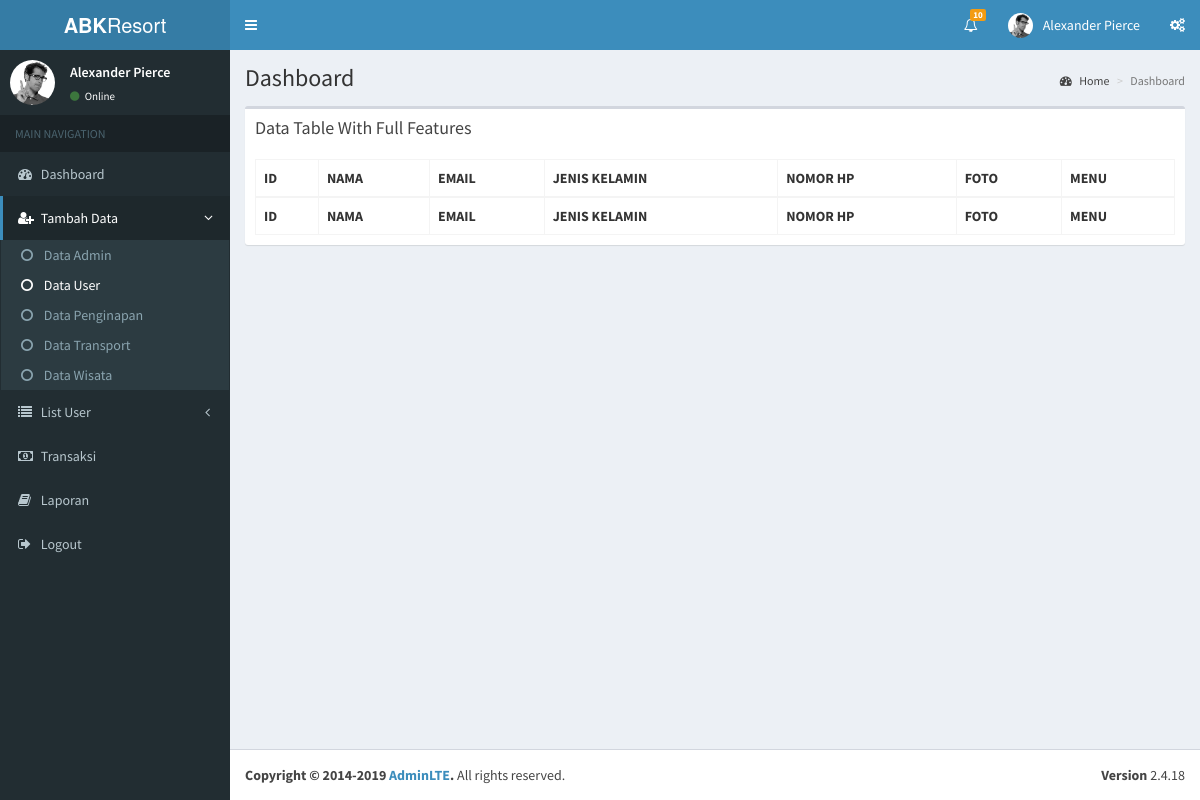
The app's page /index.php/superadmin/tambah_user, older data.
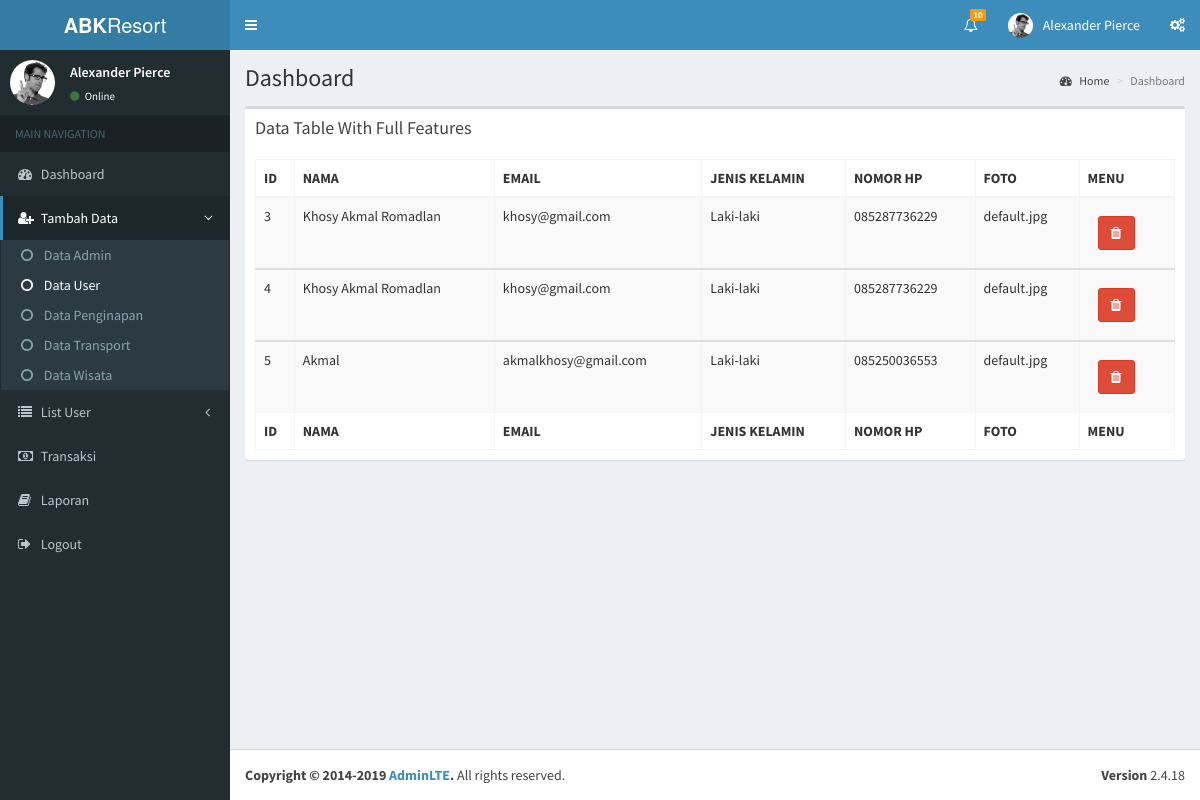
The same page, newer data.
### tables this page shows
CREATE TABLE `user` (
  `id_user` int(11) NOT NULL,
  `nama_lengkap` varchar(50) NOT NULL,
  `password` varchar(50) NOT NULL,
  `email` varchar(50) NOT NULL,
  `jenis_kelamin` enum('Laki-laki','Perempuan') NOT NULL,
  `nomor_hp` varchar(50) NOT NULL,
  `foto` varchar(255) NOT NULL DEFAULT 'default.jpg'
);

### application/controllers/Superadmin.php (called while the page is built, shortened)
<?php
class Superadmin extends CI_Controller{
    public function __construct(){
		$this->load->helper(array('form', 'url'));
		$this->load->library('form_validation');
		$this->load->model("Model_user");
    }
    public function tambah_user(){
        $data["user"] = $this->Model_user->getAll();
        $this->load->view('template_admin/header');
		$this->load->view('superadmin/sidebar');
		$this->load->view('superadmin/tambahuser', $data);
		$this->load->view('template_admin/footer');
    }
}

### index.php (called while the page is built, shortened)
<?php
require_once BASEPATH.'core/CodeIgniter.php';

### application/models/Model_user.php (called while the page is built, shortened)
<?php defined('BASEPATH') or exit('No direct script access allowed');
class Model_user extends CI_Model{
private $_table = "user";
    public function getAll()
    {
        return $this->db->get($this->_table)->result();
    }
}

### application/views/superadmin/tambahuser.php (the view)
<section class="content">
      <div class="row">
        <div class="col-xs-12">
          <div class="box">
            <div class="box-header">
              <h3 class="box-title">Data Table With Full Features</h3>
            </div>
            <div class="box-body">
              <table id="example1" class="table table-hover table-bordered table-striped">
                <thead>
                <tr>
                  <th>ID</th>
                  <th>NAMA</th>
                  <th>EMAIL</th>
                  <th>JENIS KELAMIN</th>
                  <th>NOMOR HP</th>
                  <th>FOTO</th>
                  <th>MENU</th>
                </tr>
                </thead>
                    <?php foreach ($user as $usr):?>
                <tbody>
                    <td><p><?=  $usr->id_user?></p></td>
                    <td><p><?=  $usr->nama_lengkap?></p></td>
                    <td><p><?=  $usr->email?></p></td>
                    <td><p><?=  $usr->jenis_kelamin?></p></td>
                    <td><p><?=  $usr->nomor_hp?></p></td>
                    <td><p><?=  $usr->foto?></p></td>
                    <td>
                        <?php  echo anchor('Superadmin/userDelete/'.$usr->id_user, '<button class="btn btn-danger margin" type="button"><span class="fa fa-trash"></span> </button>'); ?>
                    </td>
                </tbody>
                <?php endforeach ?>
                <tfoot>
                <tr>
                  <th>ID</th>
                  <th>NAMA</th>
                  <th>EMAIL</th>
                  <th>JENIS KELAMIN</th>
                  <th>NOMOR HP</th>
                  <th>FOTO</th>
                  <th>MENU</th>
                </tr>
                </tfoot>
              </table>
            </div>
          </div>
        </div>
      </div>
    </section>
</div>

### application/views/template_admin/header.php (shortened to what this page needs)
<!DOCTYPE html>
<html>
<head>
    <link rel="stylesheet" href="<?= base_url('assets_admin/') ?>bower_components/bootstrap/dist/css/bootstrap.min.css">
    <link rel="stylesheet" href="<?= base_url('assets_admin/') ?>bower_components/font-awesome/css/font-awesome.min.css">
    <link rel="stylesheet" href="<?= base_url('assets_admin/') ?>bower_components/Ionicons/css/ionicons.min.css">
    <link rel="stylesheet" href="<?= base_url('assets_admin/') ?>bower_components/datatables.net-bs/css/dataTables.bootstrap.min.css">
    <link rel="stylesheet" href="<?= base_url('assets_admin/') ?>bower_components/jvectormap/jquery-jvectormap.css">
    <link rel="stylesheet" href="<?= base_url('assets_admin/') ?>dist/css/AdminLTE.min.css">
    <link rel="stylesheet" href="<?= base_url('assets_admin/') ?>dist/css/skins/_all-skins.min.css">
</head>

### application/views/superadmin/sidebar.php (shortened to what this page needs)
<body class="hold-transition skin-blue sidebar-mini">
  <div class="wrapper">
    <header class="main-header">
      <a href="<?= base_url('Superadmin') ?>" class="logo">
        <span class="logo-lg"><b>ABK</b>Resort</span>
      </a>
      <nav class="navbar navbar-static-top">
        <a href="#" class="sidebar-toggle" data-toggle="push-menu" role="button">
        </a>
        <div class="navbar-custom-menu">
          <ul class="nav navbar-nav">
            <li class="dropdown notifications-menu">
              <a href="#" class="dropdown-toggle" data-toggle="dropdown">
                <i class="fa fa-bell-o"></i>
                <span class="label label-warning">10</span>
              </a>
            </li>
            <li class="dropdown user user-menu">
              <a href="#" class="dropdown-toggle" data-toggle="dropdown">
                <img src="<?= base_url('assets_admin/') ?>dist/img/user2-160x160.jpg" class="user-image" alt="User Image">
                <span class="hidden-xs">Alexander Pierce</span>
              </a>
            </li>
            <li>
              <a href="#" data-toggle="control-sidebar"><i class="fa fa-gears"></i></a>
            </li>
          </ul>
        </div>
      </nav>
    </header>
    <aside class="main-sidebar">
      <section class="sidebar">
        <div class="user-panel">
          <div class="pull-left image">
            <img src="<?= base_url('assets_admin/') ?>dist/img/user2-160x160.jpg" class="img-circle" alt="User Image">
          </div>
          <div class="pull-left info">
            <p>Alexander Pierce</p>
            <a href="#"><i class="fa fa-circle text-success"></i> Online</a>
          </div>
        </div>
        <ul class="sidebar-menu" data-widget="tree">
          <li class="header">MAIN NAVIGATION</li>
          <li><a href="<?= base_url('Superadmin') ?>"><i class="fa fa-dashboard"></i> <span>Dashboard</span></a></li>
          <?php if (($this->uri->segment(2) == "tambah_admin") ||
                    ($this->uri->segment(2) == "tambah_user") ||
                    ($this->uri->segment(2) == "tambah_penginapan") ||
                    ($this->uri->segment(2) == "tambah_transportasi") ||
                    ($this->uri->segment(2) == "tambah_wisata")) : ?>
            <li class="active treeview menu-open">
              <a href="#">
                <i class="fa fa-user-plus"></i>
                <span>Tambah Data</span>
                <span class="pull-right-container">
                  <i class="fa fa-angle-left pull-right"></i>
                </span>
              </a>
              <ul class="treeview-menu">
                <?php if ($this->uri->segment(2) == "tambah_admin") : ?>
                  <li class="active"><a href="<?= base_url('Superadmin/tambah_admin') ?>"><i class="fa fa-circle-o"></i> Data Admin</a></li>
                  <li ><a href="<?= base_url('Superadmin/tambah_user') ?>"><i class="fa fa-circle-o"></i> Data User</a></li>
                  <li ><a href="<?= base_url('Admin/tambah_penginapan') ?>"><i class="fa fa-circle-o"></i> Data Penginapan</a></li>
                  <li ><a href="<?= base_url('Superadmin/tambah_transportasi') ?>"><i class="fa fa-circle-o"></i> Data Transport</a></li>
                  <li ><a href="<?= base_url('Superadmin/tambah_wisata') ?>"><i class="fa fa-circle-o"></i> Data Wisata</a></li>
                  <?php elseif ($this->uri->segment(2) == "tambah_user") : ?>
                  <li><a href="<?= base_url('Superadmin/tambah_admin') ?>"><i class="fa fa-circle-o"></i> Data Admin</a></li>
                  <li class="active"><a href="<?= base_url('Superadmin/tambah_user') ?>"><i class="fa fa-circle-o"></i> Data User</a></li>
                  <li><a href="<?= base_url('Admin/tambah_penginapan') ?>"><i class="fa fa-circle-o"></i> Data Penginapan</a></li>
                  <li><a href="<?= base_url('Superadmin/tambah_transportasi') ?>"><i class="fa fa-circle-o"></i> Data Transport</a></li>
                  <li><a href="<?= base_url('Superadmin/tambah_wisata') ?>"><i class="fa fa-circle-o"></i> Data Wisata</a></li>
                <?php endif; ?>
              </ul>
            </li>
          <?php endif; ?>
          <li class="treeview">
            <a href="#">
              <i class="fa fa-list"></i> <span>List User</span>
              <span class="pull-right-container">
                <i class="fa fa-angle-left pull-right"></i>
              </span>
            </a>
          </li>
          <li><a href="<?= base_url('Admin/transaksi') ?>"><i class="fa fa-money"></i> <span>Transaksi</span></a></li>
          <li><a href="<?= base_url('Admin/laporan') ?>"><i class="fa fa-book"></i> <span>Laporan</span></a></li>
          <li><a href="<?= base_url('Admin/loginadmin') ?>"><i class="fa fa-sign-out"></i> <span>Logout</span></a></li>
        </ul>
      </section>
    </aside>
    <div class="content-wrapper">
      <section class="content-header">
        <h1>
          Dashboard
        </h1>
        <ol class="breadcrumb">
          <li><a href="#"><i class="fa fa-dashboard"></i> Home</a></li>
          <?php
          if ($this->uri->segment(2) == "tambah_penginapan") : ?>
            <li class="active">Tambah Admin</li>
          <?php elseif ($this->uri->segment(2) == "tambah_penginapan") : ?>
            <li class="active">Tambah Penginapan</li>
          <?php elseif ($this->uri->segment(2) == "tambah_transportasi") : ?>
            <li class="active">Tambah Transport</li>
          <?php elseif ($this->uri->segment(2) == "tambah_wisata") : ?>
            <li class="active">Tambah Wisata</li>
          <?php elseif ($this->uri->segment(2) == "transaksi") : ?>
            <li class="active">Transaksi</li>
          <?php elseif ($this->uri->segment(2) == "laporan") : ?>
            <li class="active">Laporan</li>
          <?php else : ?>
            <li class="active">Dashboard</li>
          <?php endif;
          ?>
        </ol>
      </section>

### application/views/template_admin/footer.php (shortened to what this page needs)
<footer class="main-footer">
    <div class="pull-right hidden-xs">
        <b>Version</b> 2.4.18
    </div>
    <strong>Copyright &copy; 2014-2019 <a href="https://adminlte.io">AdminLTE</a>.</strong> All rights
    reserved.
</footer>
</div>
</body>
</html>

Row changes from the older to the newer data that the page shows:
added user: id_user "3", nama_lengkap "Khosy Akmal Romadlan", email "khosy@gmail.com", jenis_kelamin "Laki-laki", nomor_hp "085287736229", foto "default.jpg"
added user: id_user "4", nama_lengkap "Khosy Akmal Romadlan", email "khosy@gmail.com", jenis_kelamin "Laki-laki", nomor_hp "085287736229", foto "default.jpg"
added user: id_user "5", nama_lengkap "Akmal", email "akmalkhosy@gmail.com", jenis_kelamin "Laki-laki", nomor_hp "085250036553", foto "default.jpg"
